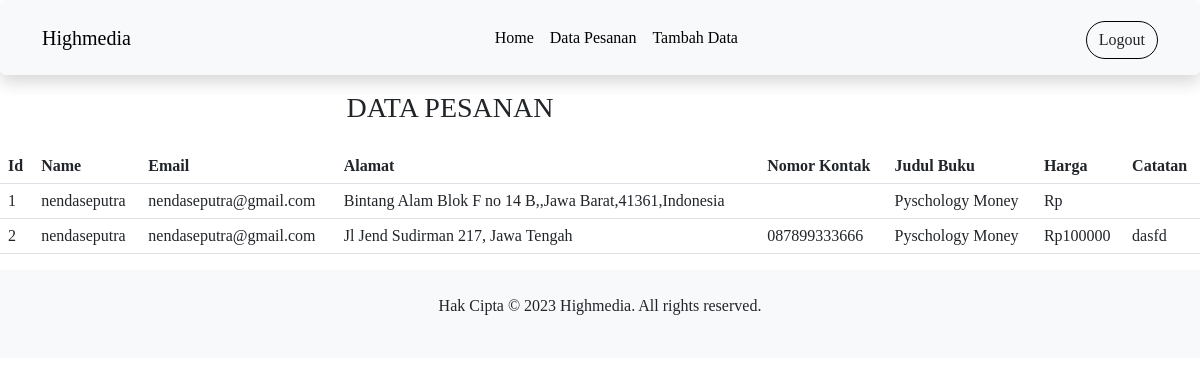
The page /admin/dataPesanan.php on the database its author committed.
### tables this page shows
CREATE TABLE `tb_co` (
  `id_user` int(11) NOT NULL,
  `name` varchar(32) NOT NULL,
  `email` varchar(32) NOT NULL,
  `alamat` text NOT NULL,
  `nomor_kontak` varchar(32) NOT NULL,
  `judul_buku` varchar(32) NOT NULL,
  `harga_satuan` varchar(32) NOT NULL,
  `catatan` text NOT NULL
);

### koneksi.php (called while the page is built, shortened)
<?php
$koneksi = mysqli_connect("localhost", "root", "", "tokobuku");
function query($query) {
  global $koneksi;
  $result =mysqli_query($koneksi, $query);
  $rows = [];
  while ($row = mysqli_fetch_assoc($result)) {
    $rows[] = $row;
  }
  return $rows;
}
?>

### admin/dataPesanan.php (the view, shortened to what this page needs)
<?php
require '../koneksi.php';
?>
<html>
<head>
  <link rel="stylesheet" href="../css/bootstrap.min.css">
  <link rel="stylesheet" href="../style.css">
</head>
<header>
  <nav class="navbar sticky-top navbar-expand-lg bg-body-tertiary  shadow p-3 mb-3 rounded">
    <div class="container">
      <a class="navbar-brand" href="../index.php">Highmedia</a>
      <div class="collapse navbar-collapse" id="navbarNavAltMarkup">
        <div class="navbar-nav mx-auto">
          <a class="nav-link" aria-current="page" href="index.php">Home</a>
          <a class="nav-link" href="dataPesanan.php">Data Pesanan</a>
          <a class="nav-link" href="tambah.php">Tambah Data</a>
        </div>
        <div class="profile">
          <a href="../login.php" class="btn align-self-end login">Logout</a>
        </div>
      </div>
    </div>
  </nav>
</header>
<body>
<div class="dataBuku">
<div class="row">
  <div class="col">
    <div class="white-box">
      <div class="d-md-flex mb-3">
        <h3 class="box-title ms-auto">DATA PESANAN</h3>
        <div class="col-md-3 col-sm-4 col-xs-6 ms-auto">
        </div>
      </div>
      <div class="table-responsive">
        <table class="table no-wrap">
          <thead>
            <tr>
              <th class="border-top-0">Id</th>
              <th class="border-top-0">Name</th>
              <th class="border-top-0">Email</th>
              <th class="border-top-0">Alamat</th>
              <th class="border-top-0">Nomor Kontak</th>
              <th class="border-top-0">Judul Buku</th>
              <th class="border-top-0">Harga</th>
              <th class="border-top-0">Catatan</th>
            </tr>
          </thead>
          <tbody>
            <?php
            $no = 1;
            $tb_co = query("SELECT * FROM `tb_co`");
            foreach($tb_co as $dataPesanan){
          ?>
            <tr>
              <td><?php echo $no++; ?></td>
              <td><?php echo $dataPesanan['name']; ?></td>
              <td><?php echo $dataPesanan['email']; ?></td>
              <td><?php echo $dataPesanan['alamat']; ?></td>
              <td><?php echo $dataPesanan['nomor_kontak']; ?></td>
              <td><?php echo $dataPesanan['judul_buku']; ?></td>
              <td>Rp<?php echo $dataPesanan['harga_satuan']; ?></td>
              <td><?php echo $dataPesanan['catatan']; ?></td>
            <?php } ?>
          </tbody>
        </table>
      </div>
    </div>
  </div>
</div>
</div>
  <footer class="bg-light text-center py-4">
    <div class="container">
      <p>Hak Cipta &copy; 2023 Highmedia. All rights reserved.</p>
    </div>
  </footer>
</body>
</html>
</body>
</html>

### style.css (style rules this page uses)
.nav-link { color: black; }
* { font-family: 'Times New Roman', Times, serif, 'Poppins'; }
@media (min-width: 992px) { .login { border: 1px solid black; border-radius: 20px; } }
@media (min-width: 992px) { .profile { margin-top: 5px; position: relative; float: right; } }

### rows shown on the page
tb_co: name "nendaseputra", email "nendaseputra@gmail.com", alamat "Bintang Alam Blok F no 14 B,,Jawa Barat,41361,Indonesia", judul_buku "Pyschology Money"
tb_co: name "nendaseputra", email "nendaseputra@gmail.com", alamat "Jl Jend Sudirman 217, Jawa Tengah", nomor_kontak "087899333666", judul_buku "Pyschology Money", harga_satuan "100000", catatan "dasfd"
